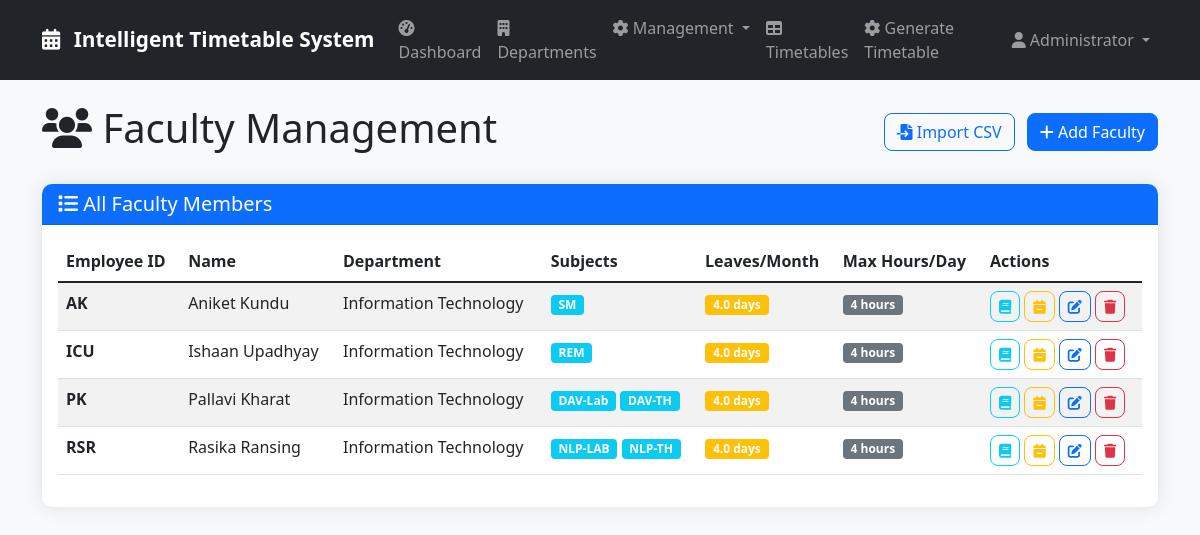
Before: /faculty (signed in) with the older database file.
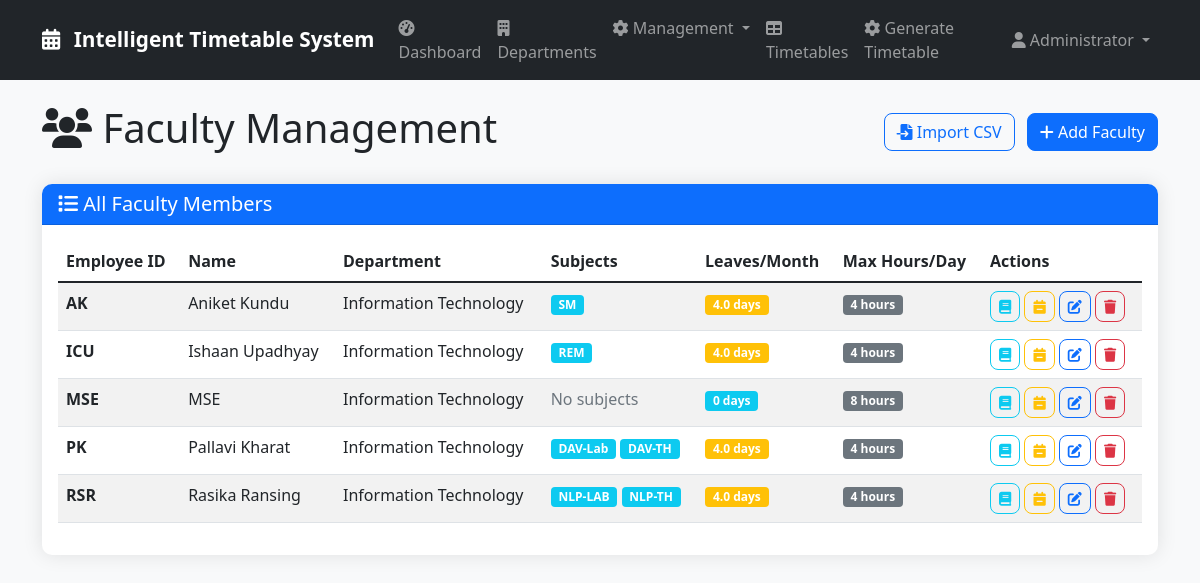
After: the same page with the newer database file.
### tables this page shows
CREATE TABLE faculty_leaves (
            id INTEGER PRIMARY KEY AUTOINCREMENT,
            faculty_id INTEGER NOT NULL,
            avg_leaves_per_month REAL DEFAULT 0,
            created_at DATETIME DEFAULT CURRENT_TIMESTAMP,
            FOREIGN KEY (faculty_id) REFERENCES faculty (id)
        );

CREATE TABLE faculty (
            id INTEGER PRIMARY KEY AUTOINCREMENT,
            name TEXT NOT NULL,
            employee_id TEXT UNIQUE NOT NULL,
            department_id INTEGER,
            max_hours_per_day INTEGER DEFAULT 8,
            preferred_times TEXT,
            created_at DATETIME DEFAULT CURRENT_TIMESTAMP,
            FOREIGN KEY (department_id) REFERENCES departments (id)
        );

CREATE TABLE departments (
            id INTEGER PRIMARY KEY AUTOINCREMENT,
            name TEXT NOT NULL,
            code TEXT UNIQUE NOT NULL,
            created_at DATETIME DEFAULT CURRENT_TIMESTAMP
        );

CREATE TABLE subjects (
            id INTEGER PRIMARY KEY AUTOINCREMENT,
            name TEXT NOT NULL,
            code TEXT UNIQUE NOT NULL,
            department_id INTEGER,
            subject_type TEXT DEFAULT 'THEORY',
            classes_per_week INTEGER DEFAULT 3,
            created_at DATETIME DEFAULT CURRENT_TIMESTAMP,
            FOREIGN KEY (department_id) REFERENCES departments (id)
        );

### app.py (the view)
@app.route('/faculty')
@login_required
def faculty():
    conn = sqlite3.connect('timetable.db')
    conn.row_factory = sqlite3.Row
    cursor = conn.cursor()
    cursor.execute('''
        SELECT f.*, d.name as department_name, fl.avg_leaves_per_month,
               (SELECT COUNT(*) FROM faculty_subjects fs WHERE fs.faculty_id = f.id) as subject_count
        FROM faculty f
        LEFT JOIN departments d ON f.department_id = d.id
        LEFT JOIN faculty_leaves fl ON f.id = fl.faculty_id
        ORDER BY f.name
    ''')
    faculty = cursor.fetchall()
    conn.close()
    return render_template('faculty.html', faculty=faculty)

### app.py (called while the page is built)
def login_required(f):
    @wraps(f)
    def decorated_function(*args, **kwargs):
        if 'user_id' not in session:
            flash('Please log in to access this page.', 'error')
            return redirect(url_for('login'))
        return f(*args, **kwargs)
    return decorated_function

def get_faculty_subjects(faculty_id):
    conn = sqlite3.connect('timetable.db')
    conn.row_factory = sqlite3.Row
    cursor = conn.cursor()
    cursor.execute('''
        SELECT s.code, s.name
        FROM subjects s
        JOIN faculty_subjects fs ON s.id = fs.subject_id
        WHERE fs.faculty_id = ?
        ORDER BY s.code
    ''', (faculty_id,))
    subjects = [dict(row) for row in cursor.fetchall()]
    conn.close()
    return subjects

@app.context_processor
def utility_processor():
    return dict(get_faculty_subjects=get_faculty_subjects)

### templates/faculty.html (shortened to what this page needs)
{% extends "base.html" %}
{% block content %}
<div class="d-flex justify-content-between align-items-center mb-4">
    <h1><i class="fas fa-users"></i> Faculty Management</h1>
    {% if session.role == 'admin' %}
    <div>
        <a href="{{ url_for('upload_csv') }}" class="btn btn-outline-primary me-2">
            <i class="fas fa-file-import"></i> Import CSV
        </a>
        <button class="btn btn-primary" data-bs-toggle="modal" data-bs-target="#addFacultyModal">
            <i class="fas fa-plus"></i> Add Faculty
        </button>
    </div>
    {% endif %}
</div>
<div class="card">
    <div class="card-header bg-primary text-white">
        <h5 class="mb-0"><i class="fas fa-list"></i> All Faculty Members</h5>
    </div>
    <div class="card-body">
        {% if faculty %}
        <div class="table-responsive">
            <table class="table table-striped table-hover">
                <thead>
                    <tr>
                        <th>Employee ID</th>
                        <th>Name</th>
                        <th>Department</th>
                        <th>Subjects</th>
                        <th>Leaves/Month</th>
                        <th>Max Hours/Day</th>
                        <th>Actions</th>
                    </tr>
                </thead>
                <tbody>
                    {% for fac in faculty %}
                    <tr>
                        <td class="fw-bold">{{ fac.employee_id }}</td>
                        <td>{{ fac.name }}</td>
                        <td>{{ fac.department_name or 'N/A' }}</td>
                        <td>
                            {% set faculty_subjects = get_faculty_subjects(fac.id) %}
                            {% if faculty_subjects %}
                                {% for subject in faculty_subjects[:3] %}
                                    <span class="badge bg-info mb-1">{{ subject.code }}</span>
                                {% endfor %}
                            {% else %}
                                <span class="text-muted">No subjects</span>
                            {% endif %}
                        </td>
                        <td>
                            <span class="badge bg-{{ 'warning' if fac.avg_leaves_per_month and fac.avg_leaves_per_month > 2 else 'info' }}">
                                {{ fac.avg_leaves_per_month or 0 }} days
                            </span>
                        </td>
                        <td>
                            <span class="badge bg-secondary">{{ fac.max_hours_per_day }} hours</span>
                        </td>
                        <td>
                            <a href="{{ url_for('faculty_subjects', faculty_id=fac.id) }}" class="btn btn-sm btn-outline-info" title="Manage Subjects">
                                <i class="fas fa-book"></i>
                            </a>
                            <button class="btn btn-sm btn-outline-warning" data-bs-toggle="modal"
                                    data-bs-target="#manageLeavesModal"
                                    data-id="{{ fac.id }}"
                                    data-name="{{ fac.name }}"
                                    data-leaves="{{ fac.avg_leaves_per_month or 0 }}"
                                    title="Manage Leaves">
                                <i class="fas fa-calendar-minus"></i>
                            </button>
                            <button class="btn btn-sm btn-outline-primary" data-bs-toggle="modal"
                                    data-bs-target="#editFacultyModal"
                                    data-id="{{ fac.id }}"
                                    data-name="{{ fac.name }}"
                                    data-empid="{{ fac.employee_id }}"
                                    data-dept="{{ fac.department_id }}"
                                    data-hours="{{ fac.max_hours_per_day }}"
                                    data-times="{{ fac.preferred_times }}"
                                    title="Edit Faculty">
                                <i class="fas fa-edit"></i>
                            </button>
                            <button class="btn btn-sm btn-outline-danger" data-bs-toggle="modal"
                                    data-bs-target="#deleteFacultyModal"
                                    data-id="{{ fac.id }}"
                                    data-name="{{ fac.name }}"
                                    title="Delete Faculty">
                                <i class="fas fa-trash"></i>
                            </button>
                        </td>
                    </tr>
                    {% endfor %}
                </tbody>
            </table>
        </div>
        {% else %}
        <div class="alert alert-info">
            <i class="fas fa-info-circle"></i> No faculty members found. Add some faculty to get started.
        </div>
        {% endif %}
    </div>
</div>
{% endblock %}

### templates/base.html (shortened to what this page needs)
<!DOCTYPE html>
<html lang="en">
<head>
    <link href="https://cdn.jsdelivr.net/npm/bootstrap@5.1.3/dist/css/bootstrap.min.css" rel="stylesheet">
    <link href="https://cdnjs.cloudflare.com/ajax/libs/font-awesome/6.0.0/css/all.min.css" rel="stylesheet">
    <link href="{{ url_for('static', filename='css/style.css') }}" rel="stylesheet">
</head>
<body>
    <nav class="navbar navbar-expand-lg navbar-dark bg-dark">
        <div class="container">
            <a class="navbar-brand" href="{{ url_for('dashboard') }}">
                <i class="fas fa-calendar-alt me-2"></i>
                Intelligent Timetable System
            </a>
            {% if session.user_id %}
<div class="collapse navbar-collapse" id="navbarNav">
    <ul class="navbar-nav me-auto">
        <li class="nav-item">
            <a class="nav-link" href="{{ url_for('dashboard') }}">
                <i class="fas fa-tachometer-alt"></i> Dashboard
            </a>
        </li>
        <li class="nav-item">
            <a class="nav-link" href="{{ url_for('departments') }}">
                <i class="fas fa-building"></i> Departments
            </a>
        </li>
        <li class="nav-item dropdown">
            <a class="nav-link dropdown-toggle" href="#" role="button" data-bs-toggle="dropdown">
                <i class="fas fa-cog"></i> Management
            </a>
        </li>
        <li class="nav-item">
            <a class="nav-link" href="{{ url_for('timetables') }}">
                <i class="fas fa-table"></i> Timetables
            </a>
        </li>
        <li class="nav-item">
            <a class="nav-link" href="{{ url_for('generate_timetable') }}">
                <i class="fas fa-cog"></i> Generate Timetable
            </a>
        </li>
    </ul>
    <ul class="navbar-nav">
        <li class="nav-item dropdown">
            <a class="nav-link dropdown-toggle" href="#" role="button" data-bs-toggle="dropdown">
                <i class="fas fa-user"></i> {{ session.full_name or session.username }}
            </a>
        </li>
    </ul>
</div>
            {% endif %}
        </div>
    </nav>
    <main class="container mt-4">
        {% block content %}{% endblock %}
    </main>
</body>
</html>

### static/css/style.css (style rules this page uses)
:root { --primary-color: #007bff; --secondary-color: #6c757d; --success-color: #28a745; --danger-color: #dc3545; --warning-color: #ffc107; --info-color: #17a2b8; }
body { background-color: #f8f9fa; font-family: 'Segoe UI', Tahoma, Geneva, Verdana, sans-serif; }
.navbar-brand { font-weight: bold; font-size: 1.3rem; }
.card { border: none; border-radius: 10px; box-shadow: 0 0 20px rgba(0, 0, 0, 0.1); transition: transform 0.2s; }
.card-header { border-radius: 10px 10px 0 0 !important; font-weight: 600; }
.btn { border-radius: 8px; font-weight: 500; transition: all 0.3s; }
.table-responsive { border-radius: 10px; overflow: hidden; }

Changed rows visible on the page:
added faculty: employee_id "MSE", name "MSE", name "Information Technology", shows "No subjects", avg_leaves_per_month "0", max_hours_per_day "8"
